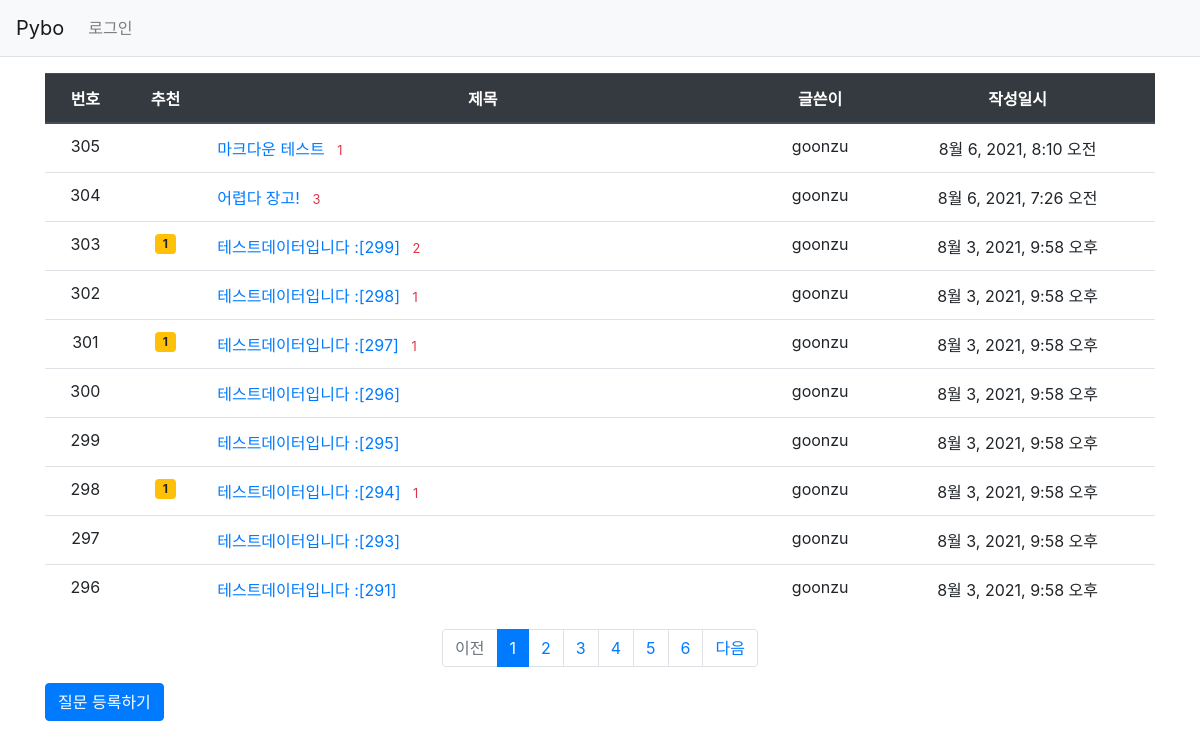
Screenshot of /pybo/ with the database file from the repository.
### pybo/models.py (models this page shows, shortened)
class Question(models.Model):
    author = models.ForeignKey(User, on_delete=models.CASCADE, related_name='author_question')
    subject = models.CharField(max_length=200)
    content = models.TextField()
    create_date = models.DateTimeField()
    modify_date = models.DateTimeField(null=True, blank=True)
    voter = models.ManyToManyField(User, related_name='voter_question') # 추천인 추가

### pybo/views/base_views.py (the view)
# urls.py: path('', base_views.index, name='index'),
def index(request):
    page = request.GET.get('page', '1') # 페이지
    question_list = Question.objects.order_by('-create_date')
    paginator = Paginator(question_list, 10) # 페이지당 10개씩 보여주기
    page_obj = paginator.get_page(page)
    context = {'question_list': page_obj}
    return render(request, 'pybo/question_list.html', context)

### pybo/templatetags/pybo_filter.py (called while the page is built)
@register.filter
def sub(value, arg):
    return value - arg

### templates/pybo/question_list.html
{% extends 'base.html' %}
{% load pybo_filter %}
{% block content %}
<div class="container my-3">
    <table class="table">
        <thead>
        <tr class="text-center thead-dark">
            <th>번호</th>
            <th>추천</th>
            <th style="width:50%">제목</th>
            <th>글쓴이</th>
            <th>작성일시</th>
        </tr>
        </thead>
        <tbody>
        {% if question_list %}
        {% for question in question_list %}
        <tr class="text-center">
            <td>
                {{ question_list.paginator.count|sub:question_list.start_index|sub:forloop.counter0|add:1 }}
            </td>
            <td>
                {% if question.voter.all.count > 0 %}
                <span class="badge badge-warning px-2 py-1">{{ question.voter.all.count }}</span>
                {% endif %}
            </td>
            <td class="text-left">
                <a href="{% url 'pybo:detail' question.id %}">{{ question.subject }}</a>
                {% if question.answer_set.count > 0 %}
                <span class="text-danger small ml-2">{{ question.answer_set.count }}</span>
                {% endif %}
            </td>
            <td>{{ question.author.username }}</td>
            <td>{{ question.create_date }}</td>
        </tr>
        {% endfor %}
        {% else %}
        <tr>
            <td colspan="3">질문이 없습니다.</td>
        </tr>
        {% endif %}
        </tbody>
    </table>
    <ul class="pagination justify-content-center">
        {% if question_list.has_previous %}
        <li class="page-item">
            <a class="page-link" href="?page={{ question_list.previous_page_number }}">이전</a>
        </li>
        {% else %}
        <li class="page-item disabled">
            <a class="page-link" tabindex="-1" aria-disabled="true" href="#">이전</a>
        </li>
        {% endif %}
        {% for page_number in question_list.paginator.page_range %}
        {% if page_number >= question_list.number|add:-5 and page_number <= question_list.number|add:5 %}
            {% if page_number == question_list.number %}
            <li class="page-item active" aria-current="page">
                <a class="page-link" href="?page={{ page_number }}">{{ page_number }}</a>
            </li>
            {% else %}
            <li class="page-item">
                <a class="page-link" href="?page={{ page_number }}">{{ page_number }}</a>
            </li>
            {% endif %}
        {% endif %}
        {% endfor %}
        {% if question_list.has_next %}
        <li class="page-item">
            <a class="page-link" href="?page={{ question_list.next_page_number }}">다음</a>
        </li>
        {% else %}
        <li class="page-item disabled">
            <a class="page-link" tabindex="-1" aria-disabled="true" href="#">다음</a>
        </li>
        {% endif %}
    </ul>
    <a href="{% url 'pybo:question_create' %}" class="btn btn-primary">질문 등록하기</a>
</div>
{% endblock %}

### templates/base.html (shortened to what this page needs)
{% load static %}
<html lang="ko">
<head>
    <link rel="stylesheet" type="text/css" href="{% static 'bootstrap.min.css' %}">
    <link rel="stylesheet" type="text/css" href="{% static 'style.css'%}">
</head>
<body>
{% include "navbar.html" %}
{% block content %}
{% endblock %}
</body>
</html>

### templates/navbar.html (shortened to what this page needs)
<nav class="navbar navbar-expand-lg navbar-light bg-light border-bottom">
    <a class="navbar-brand" href="{% url 'pybo:index' %}">Pybo</a>
    <div class="collapse navbar-collapse flex-grow-0" id="navbarNav">
        <ul class="navbar-nav">
            <li class="nav-item ">
                {% if user.is_authenticated %}
                    <a class="nav-link" href="{% url 'common:logout' %}">{{ user.username }} (로그아웃)</a>
                {% else %}
                    <a class="nav-link" href="{% url 'common:login' %}">로그인</a>
                {% endif %}
            </li>
        </ul>
    </div>
</nav>

### rows the page displays
Question: paginator.count|sub "305", subject "마크다운 테스트", answer_set.count "1", author.username "goonzu", create_date "8월 6, 2021, 8:10 오전"
Question: paginator.count|sub "304", subject "어렵다 장고!", answer_set.count "3", author.username "goonzu", create_date "8월 6, 2021, 7:26 오전"
Question: paginator.count|sub "303", voter.all.count "1", subject "테스트데이터입니다 :[299]", answer_set.count "2", author.username "goonzu", create_date "8월 3, 2021, 9:58 오후"
Question: paginator.count|sub "302", subject "테스트데이터입니다 :[298]", answer_set.count "1", author.username "goonzu", create_date "8월 3, 2021, 9:58 오후"
Question: paginator.count|sub "301", voter.all.count "1", subject "테스트데이터입니다 :[297]", answer_set.count "1", author.username "goonzu", create_date "8월 3, 2021, 9:58 오후"
Question: paginator.count|sub "300", subject "테스트데이터입니다 :[296]", author.username "goonzu", create_date "8월 3, 2021, 9:58 오후"
Question: paginator.count|sub "299", subject "테스트데이터입니다 :[295]", author.username "goonzu", create_date "8월 3, 2021, 9:58 오후"
Question: paginator.count|sub "298", voter.all.count "1", subject "테스트데이터입니다 :[294]", answer_set.count "1", author.username "goonzu", create_date "8월 3, 2021, 9:58 오후"
Question: paginator.count|sub "297", subject "테스트데이터입니다 :[293]", author.username "goonzu", create_date "8월 3, 2021, 9:58 오후"
Question: paginator.count|sub "296", subject "테스트데이터입니다 :[291]", author.username "goonzu", create_date "8월 3, 2021, 9:58 오후"

### other values shown
{{ page_number }} "1"
{{ page_number }} "2" "3" "4" "5" "6"
